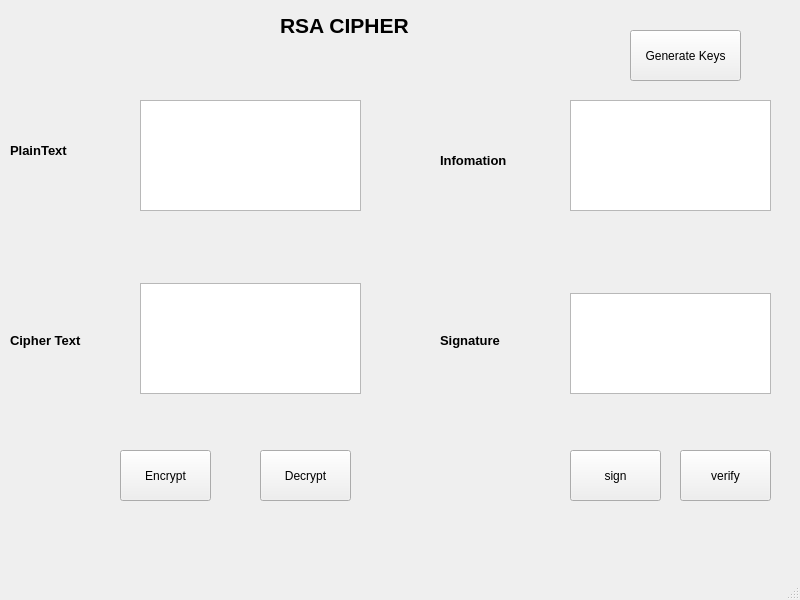
<?xml version="1.0" encoding="UTF-8"?>
<ui version="4.0">
 <class>MainWindow</class>
 <widget class="QMainWindow" name="MainWindow">
  <property name="geometry">
   <rect>
    <x>0</x>
    <y>0</y>
    <width>800</width>
    <height>600</height>
   </rect>
  </property>
  <property name="windowTitle">
   <string>MainWindow</string>
  </property>
  <widget class="QWidget" name="centralwidget">
   <widget class="QLabel" name="label">
    <property name="geometry">
     <rect>
      <x>280</x>
      <y>0</y>
      <width>261</width>
      <height>51</height>
     </rect>
    </property>
    <property name="font">
     <font>
      <pointsize>16</pointsize>
      <weight>75</weight>
      <bold>true</bold>
     </font>
    </property>
    <property name="text">
     <string>RSA CIPHER</string>
    </property>
   </widget>
   <widget class="QLabel" name="label_2">
    <property name="geometry">
     <rect>
      <x>10</x>
      <y>130</y>
      <width>101</width>
      <height>41</height>
     </rect>
    </property>
    <property name="font">
     <font>
      <pointsize>10</pointsize>
      <weight>75</weight>
      <bold>true</bold>
     </font>
    </property>
    <property name="text">
     <string>PlainText</string>
    </property>
   </widget>
   <widget class="QLabel" name="label_3">
    <property name="geometry">
     <rect>
      <x>440</x>
      <y>320</y>
      <width>101</width>
      <height>41</height>
     </rect>
    </property>
    <property name="font">
     <font>
      <pointsize>10</pointsize>
      <weight>75</weight>
      <bold>true</bold>
     </font>
    </property>
    <property name="text">
     <string>Signature</string>
    </property>
   </widget>
   <widget class="QLabel" name="label_4">
    <property name="geometry">
     <rect>
      <x>440</x>
      <y>140</y>
      <width>101</width>
      <height>41</height>
     </rect>
    </property>
    <property name="font">
     <font>
      <pointsize>10</pointsize>
      <weight>75</weight>
      <bold>true</bold>
     </font>
    </property>
    <property name="text">
     <string>Infomation</string>
    </property>
   </widget>
   <widget class="QLabel" name="label_5">
    <property name="geometry">
     <rect>
      <x>10</x>
      <y>320</y>
      <width>131</width>
      <height>41</height>
     </rect>
    </property>
    <property name="font">
     <font>
      <pointsize>10</pointsize>
      <weight>75</weight>
      <bold>true</bold>
     </font>
    </property>
    <property name="text">
     <string>Cipher Text</string>
    </property>
   </widget>
   <widget class="QTextEdit" name="txt_plain_text">
    <property name="geometry">
     <rect>
      <x>140</x>
      <y>100</y>
      <width>221</width>
      <height>111</height>
     </rect>
    </property>
   </widget>
   <widget class="QTextEdit" name="txt_cipher_text">
    <property name="geometry">
     <rect>
      <x>140</x>
      <y>283</y>
      <width>221</width>
      <height>111</height>
     </rect>
    </property>
   </widget>
   <widget class="QTextEdit" name="txt_info">
    <property name="geometry">
     <rect>
      <x>570</x>
      <y>100</y>
      <width>201</width>
      <height>111</height>
     </rect>
    </property>
   </widget>
   <widget class="QTextEdit" name="txt_sign">
    <property name="geometry">
     <rect>
      <x>570</x>
      <y>293</y>
      <width>201</width>
      <height>101</height>
     </rect>
    </property>
   </widget>
   <widget class="QPushButton" name="btn_encrypt">
    <property name="geometry">
     <rect>
      <x>120</x>
      <y>450</y>
      <width>91</width>
      <height>51</height>
     </rect>
    </property>
    <property name="text">
     <string>Encrypt</string>
    </property>
   </widget>
   <widget class="QPushButton" name="btn_sign">
    <property name="geometry">
     <rect>
      <x>570</x>
      <y>450</y>
      <width>91</width>
      <height>51</height>
     </rect>
    </property>
    <property name="text">
     <string>sign</string>
    </property>
   </widget>
   <widget class="QPushButton" name="btn_verify">
    <property name="geometry">
     <rect>
      <x>680</x>
      <y>450</y>
      <width>91</width>
      <height>51</height>
     </rect>
    </property>
    <property name="text">
     <string>verify</string>
    </property>
   </widget>
   <widget class="QPushButton" name="btn_decrypt">
    <property name="geometry">
     <rect>
      <x>260</x>
      <y>450</y>
      <width>91</width>
      <height>51</height>
     </rect>
    </property>
    <property name="text">
     <string>Decrypt</string>
    </property>
   </widget>
   <widget class="QPushButton" name="btn_gen_keys">
    <property name="geometry">
     <rect>
      <x>630</x>
      <y>30</y>
      <width>111</width>
      <height>51</height>
     </rect>
    </property>
    <property name="text">
     <string>Generate Keys</string>
    </property>
   </widget>
  </widget>
  <widget class="QMenuBar" name="menubar">
   <property name="geometry">
    <rect>
     <x>0</x>
     <y>0</y>
     <width>800</width>
     <height>18</height>
    </rect>
   </property>
  </widget>
  <widget class="QStatusBar" name="statusbar"/>
 </widget>
 <resources/>
 <connections/>
</ui>
